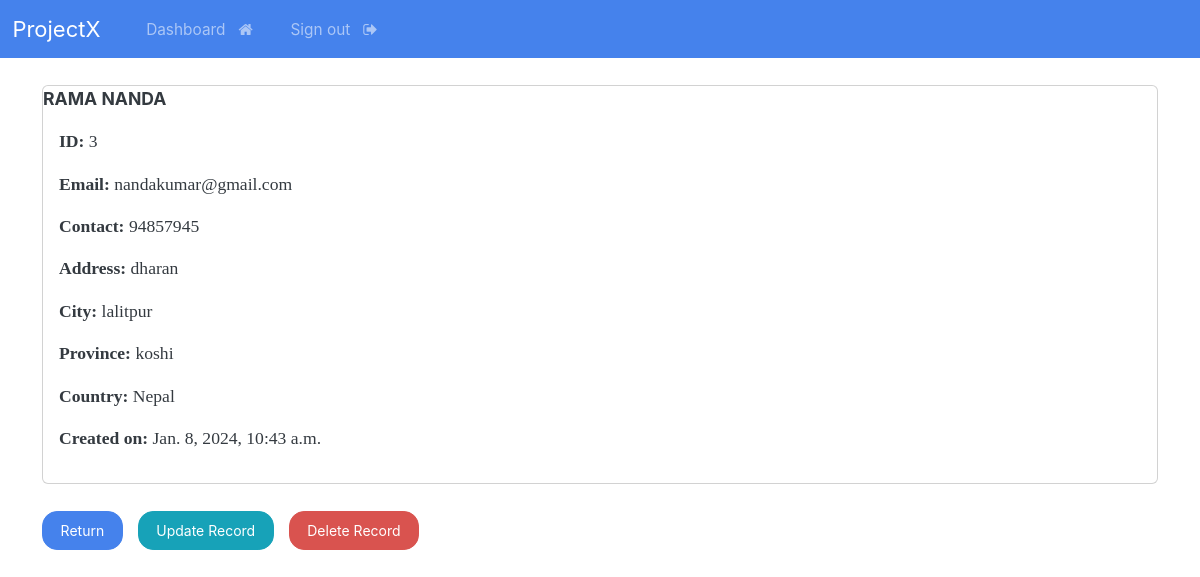
/record/3 (signed in), run on the app's committed database.
### webapp/models.py (models this page shows, shortened)
class Record(models.Model):
     creationDate = models.DateTimeField(auto_now_add = True)
     first_name = models.CharField(max_length = 100)
     last_name = models.CharField(max_length = 100)
     email = models.CharField(max_length = 100)
     phone = models.CharField(max_length = 20)
     address = models.CharField(max_length = 300)
     city = models.CharField(max_length = 250)
     province = models.CharField(max_length = 200)
     country = models.CharField(max_length = 100)

### webapp/views.py (the view)
# urls.py: path('record/<int:pk>', views.singular_record, name='record'),
@login_required(login_url='login')
def singular_record(request, pk):
     all_records = Record.objects.get(id = pk)
     context = {'record': all_records}
     return render(request, 'view-record.html', context=context)

### templates/view-record.html (shortened to what this page needs)
{% extends 'base.html' %}
{% block content %}
  <div class="card">
     <strong>
        {{record.first_name|upper}}
        {{record.last_name|upper}}
     </strong>
     <div class="card-body">
        <p><strong> ID: </strong> {{record.id}} </p>
        <p><strong> Email: </strong> {{record.email}}</p>
        <p><strong> Contact: </strong> {{record.phone}}</p>
        <p><strong> Address: </strong> {{record.address}}</p>
        <p><strong> City: </strong> {{record.city}}</p>
        <p><strong> Province: </strong> {{record.province}}</p>
        <p><strong> Country: </strong> {{record.country}}</p>
        <p><strong>Created on: </strong> {{record.creationDate}}</p>
     </div>
  </div>
  <br>
  <a href="{% url 'dashboard' %}" class="btn btn-primary">Return</a>
   <a href="{% url 'update-record' record.id  %}" class="btn btn-info">Update Record</a>
   <a href="{% url 'delete' record.id %}" class="btn btn-danger">Delete Record</a>
{% endblock %}

### data on the page
Record: first_name "RAMA", last_name "NANDA", id "3", email "nandakumar@gmail.com", phone "94857945", address "dharan", city "lalitpur", province "koshi", country "Nepal", creationDate "Jan. 8, 2024, 10:43 a.m."
